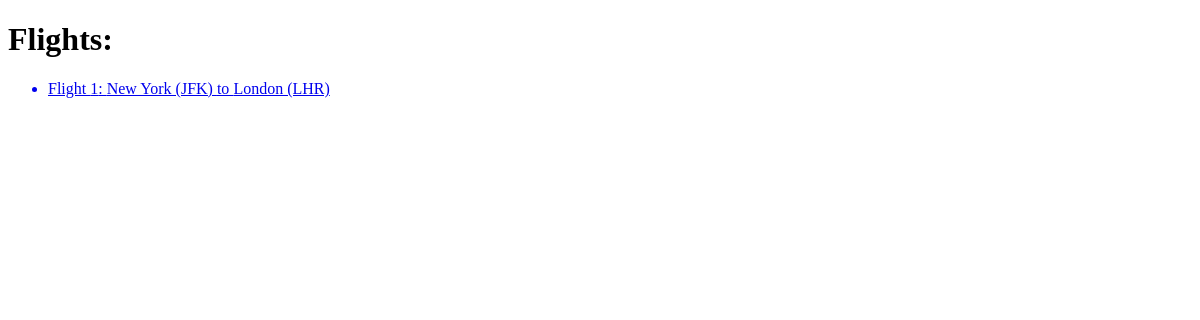
The app's page /flights/, older data.
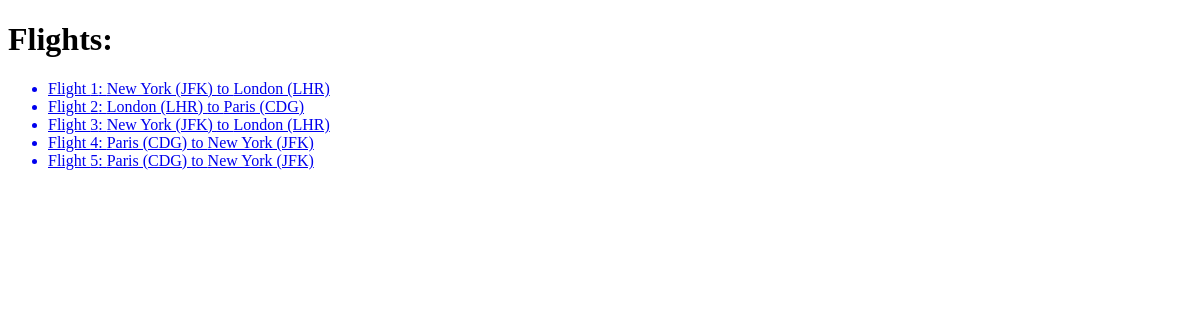
The same page, newer data.
### flights/models.py (models this page shows, shortened)
class Flight(models.Model):
    origin =models.ForeignKey(Airport, on_delete=models.CASCADE, related_name="departures")
    destination =models.ForeignKey(Airport, on_delete=models.CASCADE, related_name="arrivals")
    duration = models.IntegerField()

class Airport(models.Model):
    code = models.CharField(max_length=3)
    city = models.CharField(max_length=64)
    def __str__(self):
        return f"{self.city} ({self.code})"

### flights/views.py (the view)
# urls.py: path('', views.index, name="index"),
def index(request):
    return render(request, "flights/index.html",{
        "flights": Flight.objects.all()
    })

### flights/templates/flights/index.html
{% extends "flights/layout.html" %}
{% block body %}
    <h1>Flights:</h1>
    <ul>
        {% for flight in flights %}
            <a href="{% url 'flight' flight.id %}"><li>Flight {{ flight.id }}: {{ flight.origin }} to {{ flight.destination }}</li></a>
        {% endfor %}
    </ul>
{% endblock %}

Row changes from the older to the newer data that the page shows:
added Flight: id "2", origin "London (LHR)", destination "Paris (CDG)"
added Flight: id "3", origin "New York (JFK)", destination "London (LHR)"
added Flight: id "4", origin "Paris (CDG)", destination "New York (JFK)"
added Flight: id "5", origin "Paris (CDG)", destination "New York (JFK)"
